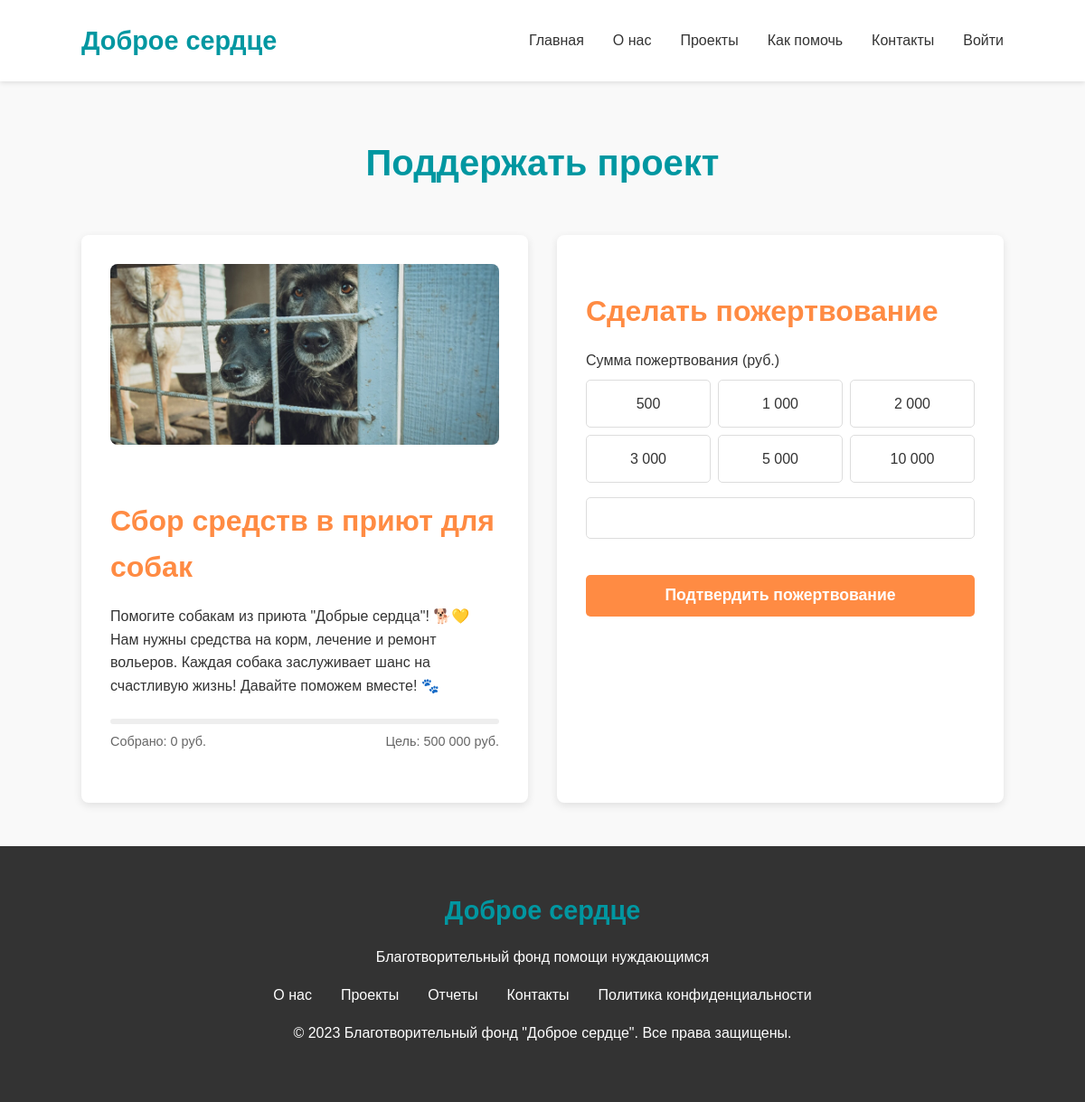
The app's page /donate.php?project=1, older data.
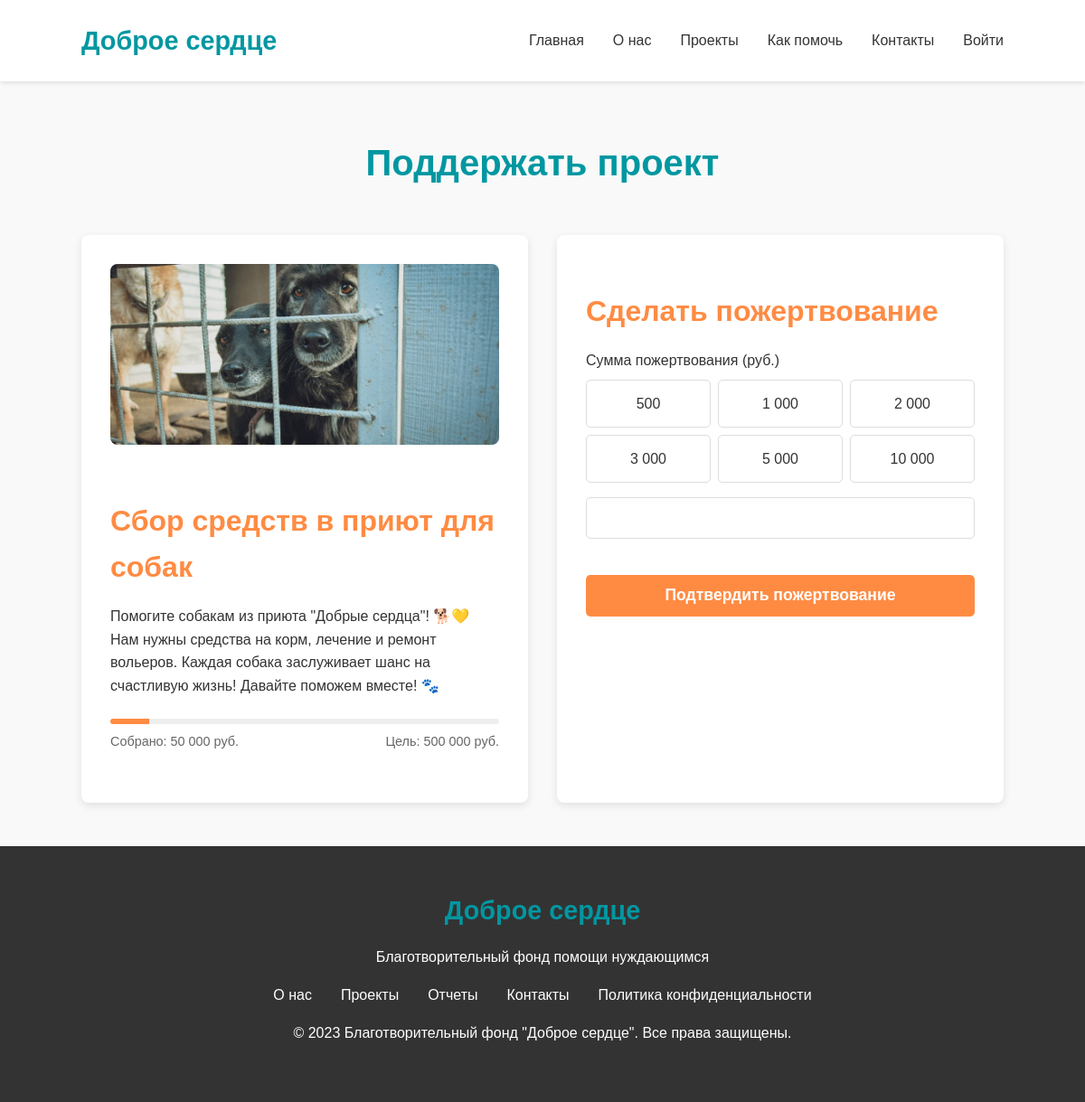
The same page, newer data.
### tables this page shows
CREATE TABLE `project` (
  `id` int NOT NULL,
  `tittle` varchar(32) NOT NULL,
  `target_amount` int NOT NULL,
  `target_current` int DEFAULT NULL,
  `purpose_of_donation` varchar(512) NOT NULL,
  `img_path` varchar(64) NOT NULL
);

### public/donate.php (the view, shortened to what this page needs)
<?php include "db.php";
$project_id = isset($_GET['project']) ? intval($_GET['project']) : 0;
$stm = $connect->prepare("SELECT * FROM `project` WHERE id = ?");
$stm->execute([$project_id]);
$project = $stm->fetch();
?>
<!DOCTYPE html>
<html lang="ru">
<head>
    <link rel="stylesheet" href="https://cdnjs.cloudflare.com/ajax/libs/font-awesome/6.0.0-beta3/css/all.min.css">
</head>
<body>
    <?php include "header.php"; ?>
    <main class="container">
        <h1>Поддержать проект</h1>
        <div class="donate-container">
            <div class="project-info">
                <img src="./images/Project/<?=$project['img_path']?>" alt="<?=$project['tittle']?>" class="project-img">
                <h2><?=$project['tittle']?></h2>
                <p><?=$project['purpose_of_donation']?></p>
                <div class="project-progress">
                    <div class="progress-bar">
                        <div class="progress-fill"></div>
                    </div>
                    <div class="progress-info">
                        <span>Собрано: <?=number_format($project['target_current'], 0, '', ' ')?> руб.</span>
                        <span>Цель: <?=number_format($project['target_amount'], 0, '', ' ')?> руб.</span>
                    </div>
                </div>
            </div>
            <div class="donation-form">
                <h2>Сделать пожертвование</h2>
                <form action="action.php?action=donate&project=<?=$_GET['project']?>" method="POST">
                    <div class="form-group">
                        <label for="amount">Сумма пожертвования (руб.)</label>
                        <div class="amount-options">
                            <div class="amount-option" data-amount="500">500</div>
                            <div class="amount-option" data-amount="1000">1 000</div>
                            <div class="amount-option" data-amount="2000">2 000</div>
                            <div class="amount-option" data-amount="3000">3 000</div>
                            <div class="amount-option" data-amount="5000">5 000</div>
                            <div class="amount-option" data-amount="10000">10 000</div>
                        </div>
                        <input type="number" id="amount" name="amount" min="100" step="100" required>
                    </div>
                    <button type="submit" class="btn">Подтвердить пожертвование</button>
                </form>
            </div>
        </div>
    </main>
    <?php include "footer.php" ?>
</body>
</html>

Row changes from the older to the newer data that the page shows:
changed project "Сбор средств в приют для собак": target_current "0" → "50 000"
